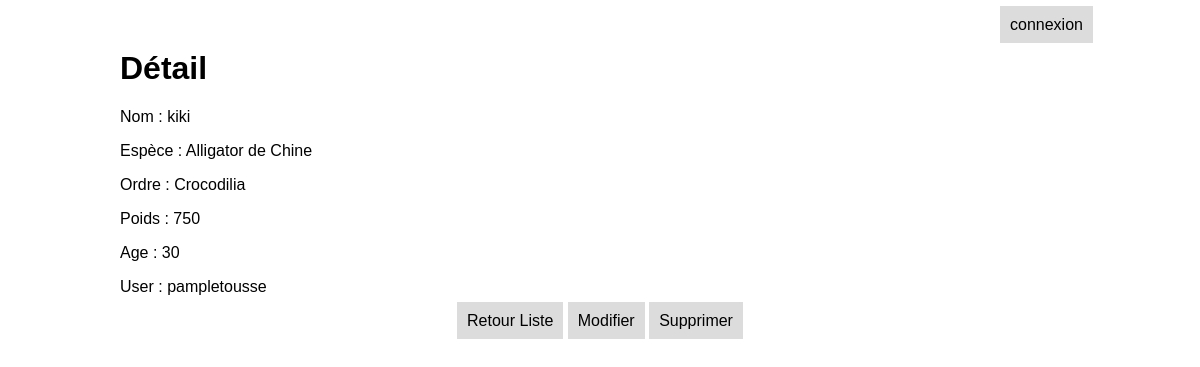
The app's page /detail/1, older data.
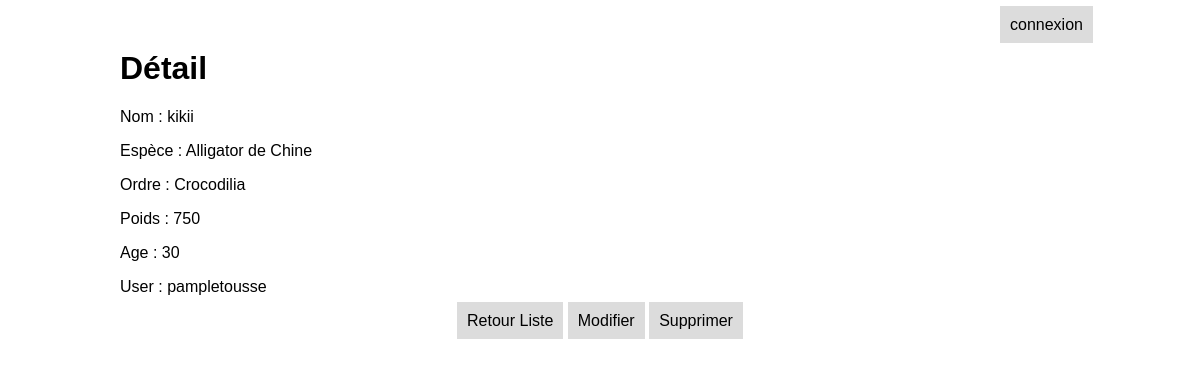
The same page, newer data.
### reptiles_app/models.py (models this page shows)
class Reptile(models.Model):
    nom = models.CharField(max_length=100)
    nomEspece = models.CharField(max_length=200)
    ordre = models.CharField(max_length=200)
    age = models.PositiveIntegerField(default=0)
    poids = models.PositiveIntegerField()
    user = models.ForeignKey(User,on_delete=models.CASCADE)

### reptiles_app/views.py (the view)
# urls.py: path('detail/<int:pk>',views.detail,name='detail'),
def detail(request,pk):
    template = loader.get_template("reptiles/detail.html")
    reptile = get_object_or_404(Reptile,pk=pk)
    context = getUserContext(request)
    context['reptile']=reptile
    return HttpResponse(template.render(context,request))

### reptiles_app/views.py (called while the page is built)
def getUserContext(request):
    context={}
    if request.user.is_authenticated == False:
        nom = ""
        codeco = "connexion"
    else:
        nom = request.user.username
        codeco = "deconnexion"
    context["userContext"]=nom
    context["codeco"]=codeco
    return context

### reptiles_app/templates/reptiles/detail.html
{% extends "reptiles/layout.html" %}
{% block content %}
<h1>Détail</h1>
<p>Nom : {{reptile.nom}}</p>
<p>Espèce : {{reptile.nomEspece}}</p>
<p>Ordre : {{reptile.ordre}}</p>
<p>Poids : {{reptile.poids}}</p>
<p>Age : {{reptile.age}}</p>
<p>User : {{reptile.user}}</p>
<div class="btnBottom">
    <a href="{% url 'liste' %}" title="Liste">Retour Liste</a>
    <a href="{% url 'update' reptile.pk %}" title="Modifier">Modifier</a>
    <a href="{% url 'delete' reptile.pk %}" title="Supprimer">Supprimer</a>
</div>
{% endblock %}

Row changes from the older to the newer data that the page shows:
changed Reptile "Alligator de Chine": nom "kiki" → "kikii"
